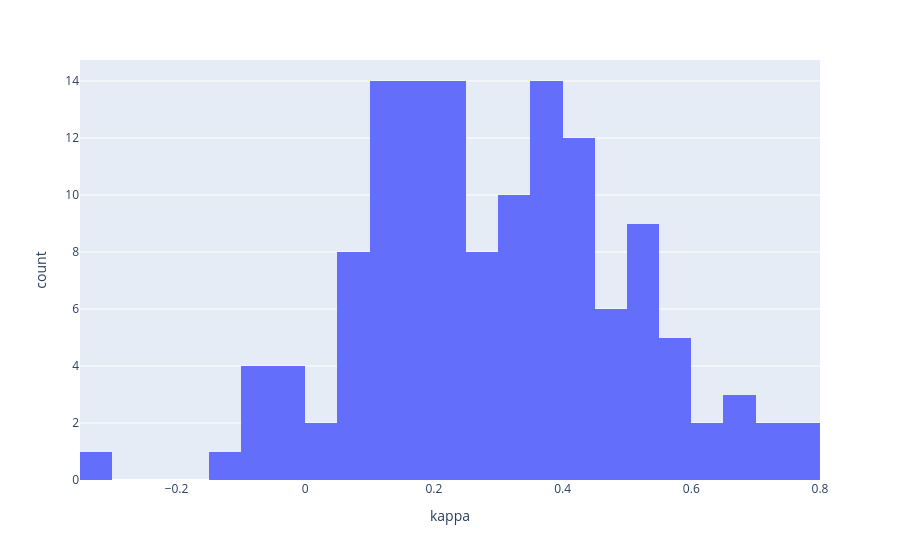

Notebook code for this chart:
### Code cell
px.histogram(df_metrics, x='kappa', nbins=40)

### Figure 1 — Plotly figure (JSON) as saved in the notebook; plotly's stock layout.template omitted (floating-point values rounded to 4 significant figures; data arrays with more than 128 entries replaced by an {"elided": "..."} marker saying what was removed)
{"data": [{"bingroup": "x", "hovertemplate": "kappa=%{x}<br>count=%{y}<extra></extra>", "legendgroup": "", "marker": {"color": "#636efa", "pattern": {"shape": ""}}, "name": "", "nbinsx": 40, "orientation": "v", "showlegend": false, "type": "histogram", "x": {"elided": "135 float values"}, "xaxis": "x", "yaxis": "y"}], "layout": {"barmode": "relative", "legend": {"tracegroupgap": 0}, "margin": {"t": 60}, "xaxis": {"anchor": "y", "domain": [0, 1], "title": {"text": "kappa"}}, "yaxis": {"anchor": "x", "domain": [0, 1], "title": {"text": "count"}}}}
